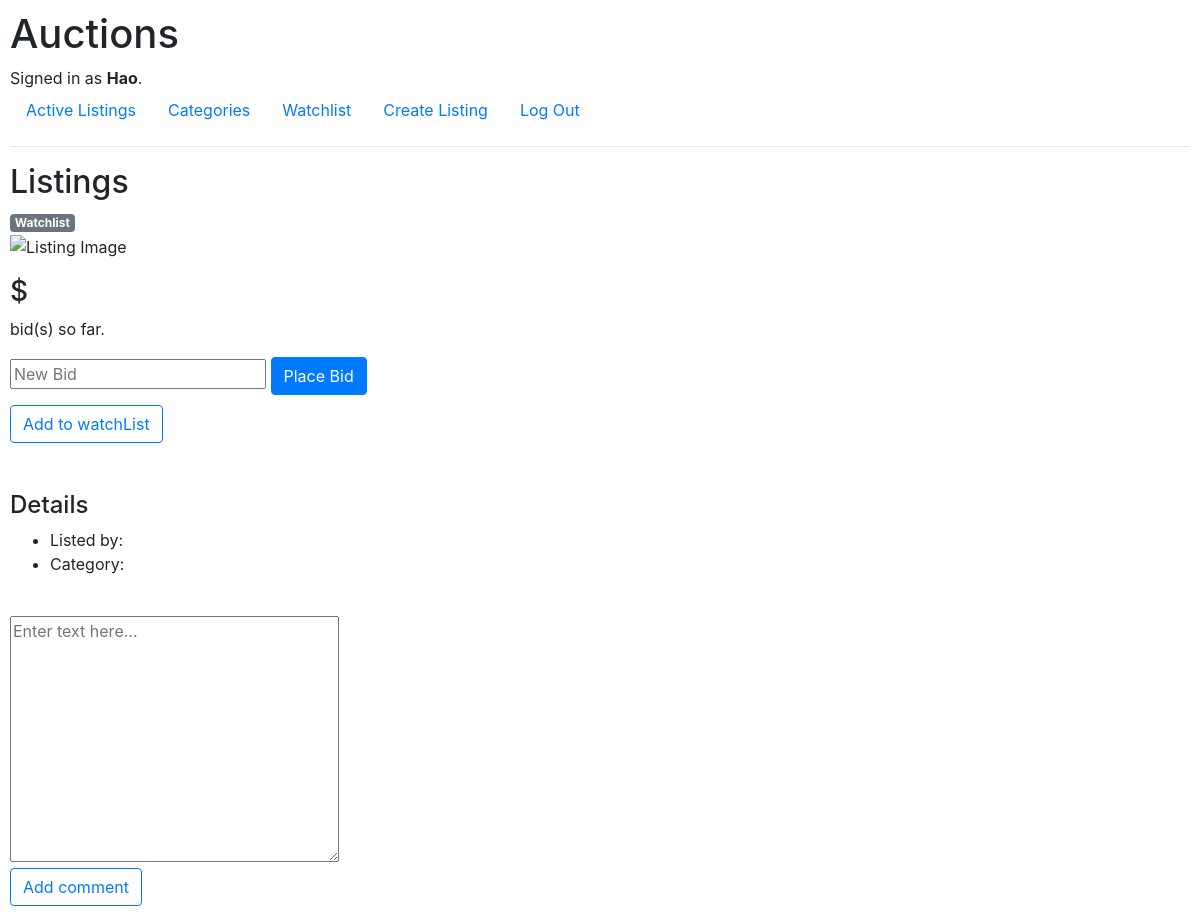
/listing/20 (signed in), run on an earlier commit of the app's database.
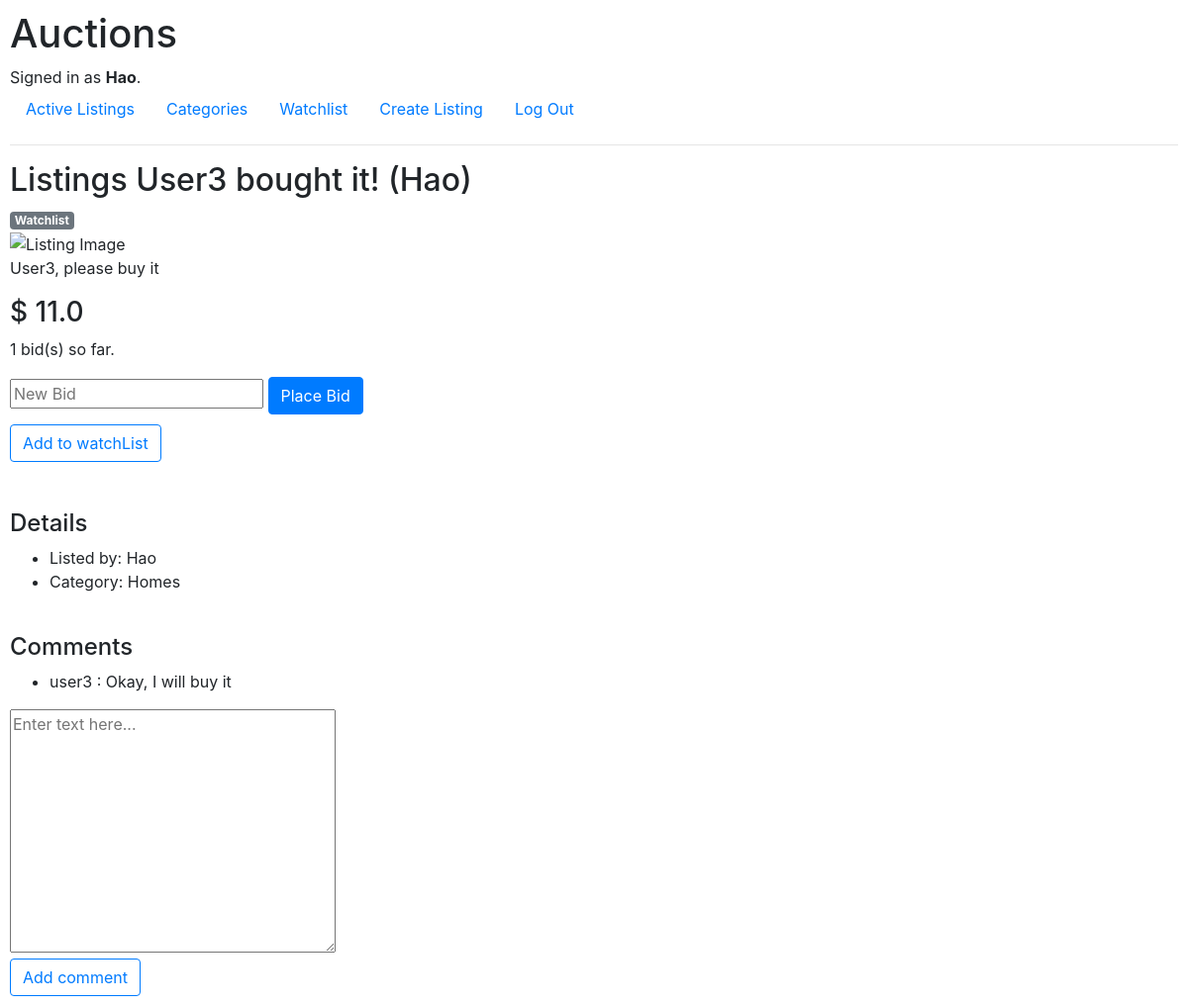
And on a later commit of the database.
### auctions/models.py (models this page shows, shortened)
class User(AbstractUser):
    auctions = models.JSONField(default=my_default)
    watchList = models.JSONField(default=my_default)

class Auction(models.Model):
    title = models.CharField(max_length=64)
    description = models.TextField()
    start_bid = models.FloatField()
    image = models.URLField()
    createdAt = models.CharField(max_length=26)
    createdBy = models.ForeignKey(User, on_delete=models.CASCADE, related_name="owns")
    status = models.IntegerField()
    def __str__(self):
        return f"{self.title} ({self.start_bid}) : {self.status}"

class Bid(models.Model):
    user = models.IntegerField()
    listing = models.IntegerField()
    new_bid = models.FloatField()

class Category(models.Model):
    category = models.CharField(max_length=64)

class Comment(models.Model):
    user = models.ForeignKey(User, on_delete=models.CASCADE, related_name="own_comments")
    listing = models.ForeignKey(Auction, on_delete=models.CASCADE, related_name="all_comments")
    content = models.TextField()

### auctions/views.py (the view, shortened to what this page needs)
# urls.py: path("listing/<int:id>", views.listing, name="listing"),
def listing(request, id, message=None, owner=None, comment=None):
    try:
        listing = Auction.objects.get(id=id)
        print(listing)
        loginStatus = True if request.user.is_authenticated else False
        bids = Bid.objects.all().filter(listing=id)
        number_bids = len(bids)
        owner = listing.createdBy
        if id in request.user.auctions:
            if request.user == owner:
                ownerLogin = True
                buyerLogin = False
            else:
                ownerLogin = False
                buyerLogin = True
        else:
            buyerLogin, ownerLogin = False, False
        category = Category.objects.get(id=Auction_Category.objects.get(listing_id=id).category_id).category
        bid_message = ""
        comments = listing.all_comments
        if number_bids > 0:
            highest_bid = max(bids, key=lambda bid: bid.new_bid)
            current_bid_price = highest_bid.new_bid
            if highest_bid.user == request.user.id:
                bid_message = "Your bid is the current bid."
        else:
            current_bid_price = listing.start_bid
            bid_message = "No bid been placed yet"
        user = User.objects.get(id=request.user.id)
        inWatchList = True if id in user.watchList else False
        ownerLogin = user if id in user.auctions else None
        return render(request, "auctions/listing.html", {
            "listing": listing,
            "login": loginStatus,
            "message": message,
            "number_bids": number_bids,
            "current_bid": current_bid_price,
            "bid_message": bid_message,
            "ownerLogin": ownerLogin,
            "owner": owner,
            "category": category,
            "inWatchList": inWatchList,
            "comments": comments,
            "buyerLogin": buyerLogin
        })
    except Auction.DoesNotExist:
        print(f"Listing with id({id}) is not found.")
        return render(request, "auctions/listing.html", {
            "message": "Listing Not Found"
        })

### auctions/templates/auctions/listing.html (shortened to what this page needs)
{% extends "auctions/layout.html" %}
{% block body %}
    <h2>Listings {{ listing.title }}</h2>
    {% if inWatchList %}
        <span class="badge badge-primary">Watchlist</span>
        <br>
    {% else %}
        <span class="badge badge-secondary">Watchlist</span>
        <br>
    {% endif %}
    <img src="{{ listing.image }}" alt="Listing Image">
    <p>{{ listing.description }}</p>
    <h3>$ {{ current_bid }}</h3>
    {% if buyerLogin%}
    <div class="alert alert-success" role="alert">
        Conguaturations! You have bought it!
    </div>
    {% else %}
        <p>{{ number_bids }} bid(s) so far. {{ bid_message }}</p>
        {% if ownerLogin %}
            <form action="{% url 'listing_owner' id=listing.id message=1 owner=owner.id %}" method="post" id="close_bid">
                {% csrf_token %}
                <input type="submit" value="Close Bid" class="btn btn-primary">
            </form>
        {% else %}
            <form action="{% url 'listing' id=listing.id %}" method="post" id="create_bid">
                <input type="number" name="newBid" placeholder="New Bid" class="form-group">
                <input type="submit" value="Place Bid" class="btn btn-primary">
            </form>
            <form action="{% url 'listing' id=listing.id %}" method="post" id="add_watchList">
                {% if inWatchList %}
                    <input type="submit" value="Remove from watchList" class="btn btn-outline-danger">
                {% else %}
                    <input type="submit" value="Add to watchList" class="btn btn-outline-primary">
                {% endif %}
            </form>
            <br>
        {% endif %}
    {% endif %}
    <br>
    <h4>Details</h4>
    <ul>
        <li>Listed by: {{ owner.username }}</li>
        <li>Category: {{ category }}</li>
    </ul>
    <br>
    {% if comments %}
        <h4>Comments</h4>
        <ul>
            {% for comment in comments.all %}
                <li>
                    {{ comment.user.username}} : {{ comment.content }}
                </li>
            {% empty %}
                No comments yet...
            {% endfor %}
        </ul>
    {% endif %}
    <textarea name="comment" id="" cols="30" rows="10" form="add_comment" placeholder="Enter text here..."></textarea>
    <form action="{% url 'listing_comment' id=listing.id message=0 owner=0 comment=1 %}" method="post" id="add_comment">
        <input type="submit" value="Add comment" class="btn btn-outline-primary">
    </form>
{% endblock %}

### auctions/templates/auctions/layout.html (shortened to what this page needs)
{% load static %}
<!DOCTYPE html>
<html lang="en">
	<head>
		<link
			rel="stylesheet"
			href="https://stackpath.bootstrapcdn.com/bootstrap/4.4.1/css/bootstrap.min.css"
		/>
		<link href="{% static 'auctions/styles.css' %}" rel="stylesheet" />
	</head>
	<body>
		<h1>Auctions</h1>
		<div>
			{% if user.is_authenticated %} Signed in as
            <strong>{{ user.username }}</strong>.
            {% else %} Not signed in.
            {% endif %}
		</div>
		<ul class="nav">
			<li class="nav-item">
				<a class="nav-link" href="{% url 'index' %}">Active Listings</a>
			</li>
			{% if user.is_authenticated %}
			<li class="nav-item">
				<a class="nav-link" href="{% url 'categories' %}">Categories</a>
			</li>
			<li class="nav-item">
				<a class="nav-link" href="{% url 'watchList' %}">Watchlist</a>
			</li>
			<li class="nav-item">
				<a class="nav-link" href="{% url 'create' %}">Create Listing</a>
			</li>
			<li class="nav-item">
				<a class="nav-link" href="{% url 'logout' %}">Log Out</a>
			</li>
			{% endif %}
		</ul>
		<hr />
		{% block body %} {% endblock %}
	</body>
</html>

What changed in the data, as far as the page shows it:
changed User "Hao": username (not shown) → "Hao"
added Auction: title "User3 bought it! (Hao)", description "User3, please buy it"
added Bid: new_bid "11.0"
now on this page (row unchanged): Category: category "Homes"
added Comment: user.username "user3", content "Okay, I will buy it"
Also different on the page:
{{ number_bids }}: (not shown) → "1"
text now shown: "Comments"
